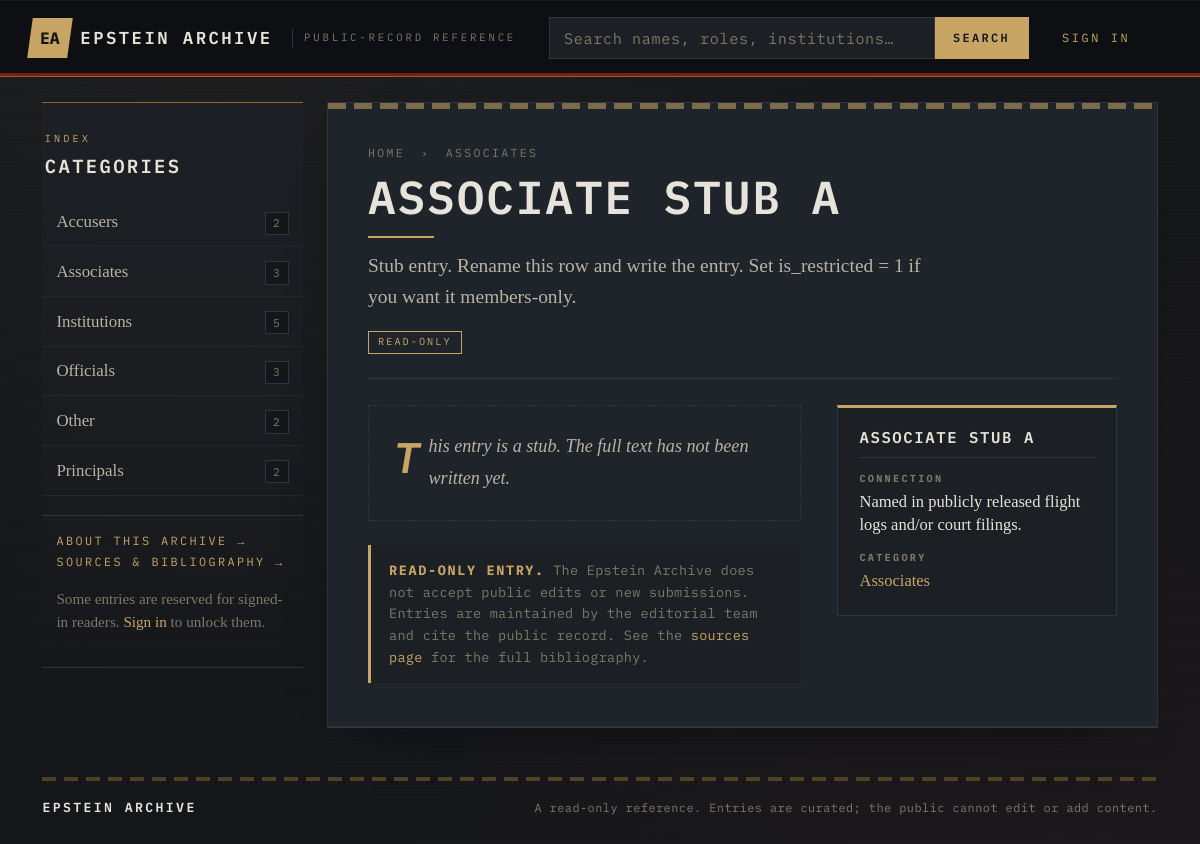
The app's page /?view=article&slug=associate-stub-a with its own data.
### tables this page shows
CREATE TABLE `categories` (
  `id` int(11) NOT NULL AUTO_INCREMENT,
  `name` varchar(64) NOT NULL,
  `slug` varchar(64) NOT NULL,
  `description` varchar(255) DEFAULT NULL,
  PRIMARY KEY (`id`),
  UNIQUE KEY `slug` (`slug`)
);

CREATE TABLE `figures` (
  `id` int(11) NOT NULL AUTO_INCREMENT,
  `name` varchar(128) NOT NULL,
  `slug` varchar(128) NOT NULL,
  `category_id` int(11) NOT NULL,
  `lifespan` varchar(64) DEFAULT NULL,
  `nationality` varchar(64) DEFAULT NULL,
  `known_for` varchar(255) DEFAULT NULL,
  `summary` text NOT NULL,
  `biography` mediumtext NOT NULL,
  `is_restricted` tinyint(1) NOT NULL DEFAULT 0,
  `is_admin_only` tinyint(1) NOT NULL DEFAULT 0,
  PRIMARY KEY (`id`),
  UNIQUE KEY `slug` (`slug`),
  KEY `category_id` (`category_id`),
  CONSTRAINT `fk_figures_category` FOREIGN KEY (`category_id`) REFERENCES `categories` (`id`)
);

### data/functions.php (called while the page is built, shortened)
<?php
require_once __DIR__ . '/db.php';
function is_logged_in(): bool
{
    return !empty($_SESSION['user_id']);
}
function is_admin(): bool
{
    return is_logged_in() && ($_SESSION['role'] ?? '') === 'admin';
}
function visibility_clause(string $alias = 'f'): array
{
    return ["{$alias}.is_restricted = 0 AND {$alias}.is_admin_only = 0", []];
}
function categories_all(): array
{
    [$vis, $params] = visibility_clause('f');
    $sql =
        "SELECT c.id, c.name, c.slug, c.description,
                COUNT(f.id) AS article_count
         FROM categories c
         LEFT JOIN figures f
                ON f.category_id = c.id
               AND {$vis}
         GROUP BY c.id, c.name, c.slug, c.description
         ORDER BY c.name ASC";
    $stmt = db()->prepare($sql);
    $stmt->execute($params);
    return $stmt->fetchAll();
}
function figure_find_by_slug(string $slug): ?array
{
    [$vis, $params] = visibility_clause('f');
    $params[':slug'] = $slug;
    $sql =
        "SELECT f.*, c.name AS category_name, c.slug AS category_slug
         FROM figures f
         JOIN categories c ON c.id = f.category_id
         WHERE f.slug = :slug AND {$vis}
         LIMIT 1";
    $stmt = db()->prepare($sql);
    $stmt->execute($params);
    $row = $stmt->fetch();
    return $row ?: null;
}
function e($value): string
{
    return htmlspecialchars((string)$value, ENT_QUOTES, 'UTF-8');
}

### data/db.php (called while the page is built)
<?php
function db(): PDO
{
    static $pdo = null;
    if ($pdo !== null) {
        return $pdo;
    }
    $host_header = strtolower((string)($_SERVER['HTTP_HOST'] ?? ''));
    $is_local = (
        $host_header === ''
        || str_starts_with($host_header, 'localhost')
        || str_starts_with($host_header, '127.0.0.1')
        || str_starts_with($host_header, '[::1]')
    );
    if ($is_local) {
        $host = '127.0.0.1';
        $port = '3306';
        $name = 'epstein_archive_local';
        $user = 'root';
        $pass = '';
    } else {
        $host = '127.0.0.1';
        $port = '3306';
        $name = 'epsteina_archive';
        $user = 'epsteina_archive';
        $pass = '@+?mcwXX.DtU;ZaI';
    }
    $dsn = "mysql:host={$host};port={$port};dbname={$name};charset=utf8mb4";
    $pdo = new PDO($dsn, $user, $pass, [
        PDO::ATTR_ERRMODE            => PDO::ERRMODE_EXCEPTION,
        PDO::ATTR_DEFAULT_FETCH_MODE => PDO::FETCH_ASSOC,
        PDO::ATTR_EMULATE_PREPARES   => false,
    ]);
    return $pdo;
}

### partials/article.php (the view, shortened to what this page needs)
<?php if (!isset($figure) || !$figure): ?>
    <div class="historica-empty">
        <h1>Entry unavailable</h1>
        <?php if (!is_logged_in()): ?>
            <p>
                Either this entry doesn&rsquo;t exist, or it&rsquo;s reserved for
                signed-in readers. <a href="?view=login">Sign in</a> and try again.
            </p>
        <?php else: ?>
            <p>That entry doesn&rsquo;t exist or isn&rsquo;t available to your account.</p>
        <?php endif; ?>
    </div>
<?php else: ?>
    <article class="historica-article">
        <header class="historica-article__header">
            <span class="historica-breadcrumb">
                <a href="?view=home">Home</a>
                <span>&rsaquo;</span>
                <a href="?view=category&slug=<?= e($figure['category_slug']) ?>">
                    <?= e($figure['category_name']) ?>
                </a>
            </span>
            <h1 class="historica-article__title"><?= e($figure['name']) ?></h1>
            <p class="historica-article__summary"><?= e($figure['summary']) ?></p>
            <div class="historica-article__chips">
                <span class="historica-pill historica-pill--readonly">read-only</span>
            </div>
        </header>
        <div class="historica-article__layout">
            <div class="historica-article__body">
                <?php
                $body = trim($figure['biography'] ?? '');
                if ($body === '') {
                    echo '<p class="historica-empty" style="padding:1.5rem;text-align:left;margin:0;">'
                       . '<em>This entry is a stub. The full text has not been written yet.</em></p>';
                } else {
                    echo render_entry_body($body);
                }
                ?>
                <div class="historica-article__notice">
                    <strong>Read-only entry.</strong>
                    The Epstein Archive does not accept public edits or new
                    submissions. Entries are maintained by the editorial team
                    and cite the public record. See the
                    <a href="?view=sources">sources page</a> for the full
                    bibliography.
                </div>
            </div>
            <aside class="historica-infobox" aria-label="Quick facts">
                <h2 class="historica-infobox__title"><?= e($figure['name']) ?></h2>
                <dl class="historica-infobox__list">
                    <?php if (!empty($figure['known_for'])): ?>
                        <dt>Connection</dt>
                        <dd><?= e($figure['known_for']) ?></dd>
                    <?php endif; ?>
                    <dt>Category</dt>
                    <dd>
                        <a href="?view=category&slug=<?= e($figure['category_slug']) ?>">
                            <?= e($figure['category_name']) ?>
                        </a>
                    </dd>
                </dl>
            </aside>
        </div>
    </article>
<?php endif; ?>

### components/sidebar.php (shortened to what this page needs)
<div class="historica-sidebar">
    <div class="historica-sidebar__heading">
        <span class="historica-sidebar__eyebrow">Index</span>
        <h2 class="historica-sidebar__title">Categories</h2>
    </div>
    <nav class="historica-sidebar__nav">
        <?php
        $current_slug = (string)(filter_input(INPUT_GET, 'slug') ?? '');
        $current_view = (string)(filter_input(INPUT_GET, 'view') ?? '');
        ?>
        <?php foreach ($categories as $cat): ?>
            <?php
            $is_active = ($current_view === 'category' && $current_slug === $cat['slug']);
            ?>
            <a
                class="historica-sidebar__link<?= $is_active ? ' is-active' : '' ?>"
                href="?view=category&slug=<?= e($cat['slug']) ?>"
                title="<?= e($cat['description'] ?? '') ?>">
                <span class="historica-sidebar__link-name"><?= e($cat['name']) ?></span>
                <span class="historica-sidebar__link-count"><?= (int)$cat['article_count'] ?></span>
            </a>
        <?php endforeach; ?>
    </nav>
    <div class="historica-sidebar__footer">
        <a href="?view=about" class="historica-sidebar__about">About this archive &rarr;</a>
        <a href="?view=sources" class="historica-sidebar__about">Sources &amp; bibliography &rarr;</a>
        <?php if (!is_logged_in()): ?>
            <p class="historica-sidebar__hint">
                Some entries are reserved for signed-in readers.
                <a href="?view=login">Sign in</a>
                to unlock them.
            </p>
        <?php endif; ?>
    </div>
</div>

### records on screen
categories: name "Accusers", article_count "2"
categories: name "Associates", article_count "3"
categories: name "Institutions", article_count "5"
categories: name "Officials", article_count "3"
categories: name "Other", article_count "2"
categories: name "Principals", article_count "2"
figures: category.name "ASSOCIATES", name "ASSOCIATE STUB A", summary "Stub entry. Rename this row and write the entry. Set is_restricted = 1 if you want it members-only.", known_for "Named in publicly released flight logs and/or court filings.", category.name "Associates"
